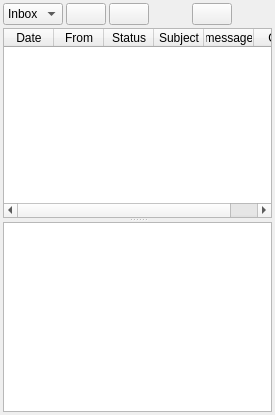
          <widget class="QWidget" name="tab_4">
           <attribute name="icon">
            <iconset resource="../Icons/icons.qrc">
             <normaloff>:/read.png</normaloff>:/read.png</iconset>
           </attribute>
           <attribute name="title">
            <string>&amp;Read</string>
           </attribute>
           <layout class="QVBoxLayout" name="verticalLayout_29">
            <property name="spacing">
             <number>3</number>
            </property>
            <property name="margin">
             <number>3</number>
            </property>
            <item>
             <layout class="QHBoxLayout" name="horizontalLayout_38">
              <item>
               <widget class="QComboBox" name="folder">
                <property name="sizePolicy">
                 <sizepolicy hsizetype="Fixed" vsizetype="Fixed">
                  <horstretch>0</horstretch>
                  <verstretch>0</verstretch>
                 </sizepolicy>
                </property>
                <item>
                 <property name="text">
                  <string>Inbox</string>
                 </property>
                 <property name="icon">
                  <iconset resource="../Icons/icons.qrc">
                   <normaloff>:/inbox.png</normaloff>:/inbox.png</iconset>
                 </property>
                </item>
                <item>
                 <property name="text">
                  <string>Sent</string>
                 </property>
                 <property name="icon">
                  <iconset resource="../Icons/icons.qrc">
                   <normaloff>:/outbox.png</normaloff>:/outbox.png</iconset>
                 </property>
                </item>
                <item>
                 <property name="text">
                  <string>Trash</string>
                 </property>
                 <property name="icon">
                  <iconset resource="../Icons/icons.qrc">
                   <normaloff>:/full-trash.png</normaloff>:/full-trash.png</iconset>
                 </property>
                </item>
               </widget>
              </item>
              <item>
               <widget class="QPushButton" name="refreshMail">
                <property name="sizePolicy">
                 <sizepolicy hsizetype="Preferred" vsizetype="Preferred">
                  <horstretch>0</horstretch>
                  <verstretch>0</verstretch>
                 </sizepolicy>
                </property>
                <property name="minimumSize">
                 <size>
                  <width>0</width>
                  <height>0</height>
                 </size>
                </property>
                <property name="toolTip">
                 <string>Refresh</string>
                </property>
                <property name="text">
                 <string/>
                </property>
                <property name="icon">
                 <iconset resource="../Icons/icons.qrc">
                  <normaloff>:/refresh.png</normaloff>:/refresh.png</iconset>
                </property>
               </widget>
              </item>
              <item>
               <widget class="QPushButton" name="retrieveMail">
                <property name="minimumSize">
                 <size>
                  <width>0</width>
                  <height>0</height>
                 </size>
                </property>
                <property name="toolTip">
                 <string>Retrieve: Request undelivered e-mail from other participants.</string>
                </property>
                <property name="text">
                 <string/>
                </property>
                <property name="icon">
                 <iconset resource="../Icons/icons.qrc">
                  <normaloff>:/down.png</normaloff>:/down.png</iconset>
                </property>
               </widget>
              </item>
              <item>
               <spacer name="horizontalSpacer_4">
                <property name="orientation">
                 <enum>Qt::Horizontal</enum>
                </property>
                <property name="sizeHint" stdset="0">
                 <size>
                  <width>40</width>
                  <height>20</height>
                 </size>
                </property>
               </spacer>
              </item>
              <item>
               <widget class="QPushButton" name="emptyTrash">
                <property name="sizePolicy">
                 <sizepolicy hsizetype="Fixed" vsizetype="Fixed">
                  <horstretch>0</horstretch>
                  <verstretch>0</verstretch>
                 </sizepolicy>
                </property>
                <property name="minimumSize">
                 <size>
                  <width>0</width>
                  <height>0</height>
                 </size>
                </property>
                <property name="toolTip">
                 <string>Empty Trash</string>
                </property>
                <property name="text">
                 <string/>
                </property>
                <property name="icon">
                 <iconset resource="../Icons/icons.qrc">
                  <normaloff>:/empty-trash.png</normaloff>:/empty-trash.png</iconset>
                </property>
               </widget>
              </item>
              <item>
               <spacer name="horizontalSpacer_32">
                <property name="orientation">
                 <enum>Qt::Horizontal</enum>
                </property>
                <property name="sizeHint" stdset="0">
                 <size>
                  <width>40</width>
                  <height>20</height>
                 </size>
                </property>
               </spacer>
              </item>
             </layout>
            </item>
            <item>
             <widget class="QSplitter" name="readVerticalSplitter">
              <property name="orientation">
               <enum>Qt::Vertical</enum>
              </property>
              <property name="childrenCollapsible">
               <bool>false</bool>
              </property>
              <widget class="QTableWidget" name="mail">
               <property name="selectionBehavior">
                <enum>QAbstractItemView::SelectRows</enum>
               </property>
               <property name="horizontalScrollMode">
                <enum>QAbstractItemView::ScrollPerPixel</enum>
               </property>
               <property name="sortingEnabled">
                <bool>true</bool>
               </property>
               <attribute name="horizontalHeaderDefaultSectionSize">
                <number>50</number>
               </attribute>
               <attribute name="horizontalHeaderStretchLastSection">
                <bool>true</bool>
               </attribute>
               <column>
                <property name="text">
                 <string>Date</string>
                </property>
               </column>
               <column>
                <property name="text">
                 <string>From</string>
                </property>
               </column>
               <column>
                <property name="text">
                 <string>Status</string>
                </property>
               </column>
               <column>
                <property name="text">
                 <string>Subject</string>
                </property>
               </column>
               <column>
                <property name="text">
                 <string>message</string>
                </property>
               </column>
               <column>
                <property name="text">
                 <string>OID</string>
                </property>
               </column>
              </widget>
              <widget class="QTextBrowser" name="mailMessage">
               <property name="tabChangesFocus">
                <bool>true</bool>
               </property>
              </widget>
             </widget>
            </item>
           </layout>
          </widget>
